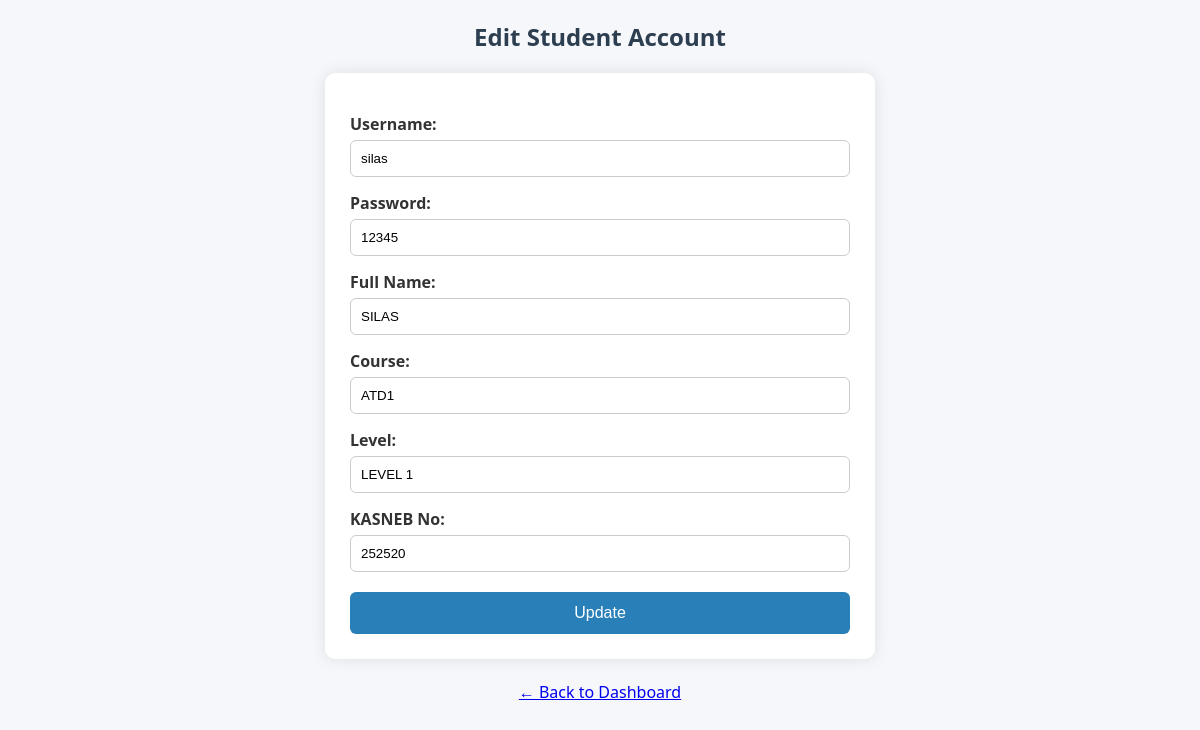
Page /admin/edit_student/2 (signed in) on the committed database.
### models.py (models this page shows)
class User(Base):
    __tablename__ = 'users'
    id = Column(Integer, primary_key=True)
    username = Column(String(100), unique=True, nullable=False)
    password = Column(String(100), nullable=False)
    role = Column(String(10), default='student')  # 'admin' or 'student'
    profile = relationship(
        'StudentProfile',
        uselist=False,
        back_populates='user',
        cascade='all, delete-orphan'
    )
    results = relationship('Result', backref='student')

class StudentProfile(Base):
    __tablename__ = 'student_profiles'
    id = Column(Integer, primary_key=True)
    user_id = Column(Integer, ForeignKey('users.id', ondelete="CASCADE"), nullable=False)
    full_name = Column(String(100))
    course = Column(String(100))
    level = Column(String(50))
    kasneb_no = Column(String(50))
    profile_completed = Column(Boolean, default=False)
    user = relationship('User', back_populates='profile')

### app.py (the view, shortened to what this page needs)
@app.route('/admin/edit_student/<int:user_id>', methods=['GET', 'POST'])
def edit_student(user_id):
    if session.get('role') != 'admin':
        return redirect('/login')
    db = SessionLocal()
    student = db.query(User).options(joinedload(User.profile)).filter_by(id=user_id, role='student').first()
    if not student:
        db.close()
        return "Student not found", 404
    rendered = render_template('admin/edit_student.html', student=student)
    db.close()
    return rendered

### templates/admin/edit_student.html (shortened to what this page needs)
{% extends 'base.html' %}
{% block content %}
<h2>Edit Student Account</h2>
<form method="POST">
  <label>Username:</label>
  <input type="text" name="username" value="{{ student.username }}">
  <label>Password:</label>
  <input type="text" name="password" value="{{ student.password }}">
  <label>Full Name:</label>
  <input type="text" name="full_name" value="{{ student.profile.full_name if student.profile else '' }}">
  <label>Course:</label>
  <input type="text" name="course" value="{{ student.profile.course if student.profile else '' }}">
  <label>Level:</label>
  <input type="text" name="level" value="{{ student.profile.level if student.profile else '' }}">
  <label>KASNEB No:</label>
  <input type="text" name="kasneb_no" value="{{ student.profile.kasneb_no if student.profile else '' }}">
  <button type="submit">Update</button>
</form>
 <br>
   <center><a href="{{ url_for('admin_dashboard') }}" class="btn">← Back to Dashboard</a></center>
{% endblock %}

### templates/admin/edit_student.html (style rules this page uses)
body { font-family: 'Segoe UI', Tahoma, Geneva, Verdana, sans-serif; background: #f5f7fa; }
h2 { text-align: center; color: #2c3e50; margin-bottom: 20px; }
form { max-width: 500px; margin: auto; background: white; padding: 25px; border-radius: 10px; box-shadow: 0 0 15px rgba(0,0,0,0.1); }
label { font-weight: bold; display: block; margin-top: 15px; margin-bottom: 5px; color: #333; }
input[type="text"] { width: 100%; padding: 10px; border: 1px solid #ccc; border-radius: 6px; box-sizing: border-box; }
button { margin-top: 20px; width: 100%; padding: 12px; background-color: #2980b9; color: white; border: none; border-radius: 6px; font-size: 16px; cursor: pointer; }

### rows in the picture
User: username "silas", password "12345"
StudentProfile: full_name "SILAS", course "ATD1", level "LEVEL 1", kasneb_no "252520"
